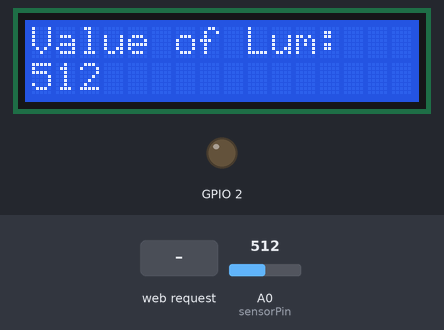
Recording of a sketch running on a simulated ESP8266 (NodeMCU). Parts: 16×2 character LCD, output pins drawn as LEDs (lit = HIGH). The test bench sets the inputs (shaded band); at power-on: A0 (sensorPin) = 512. WiFi joins after 1.5 s; servers stay silent unless stated; uploads are accepted with an empty reply; what the sketch prints to the serial monitor is not drawn.

Above: at 8.4 s.
8.5 s: HTTP request GET /ON received
At 11.0 s:
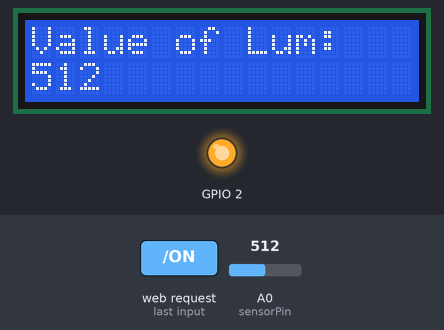
11.6 s: A0 (sensorPin) set to 716
At 13.8 s:
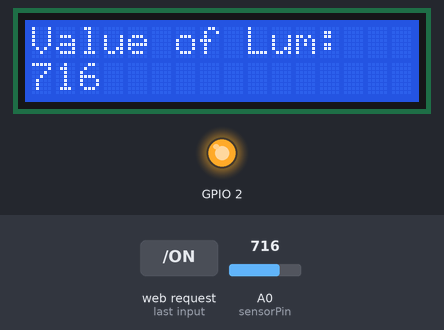
14.3 s: A0 (sensorPin) set to 900
At 18.8 s:
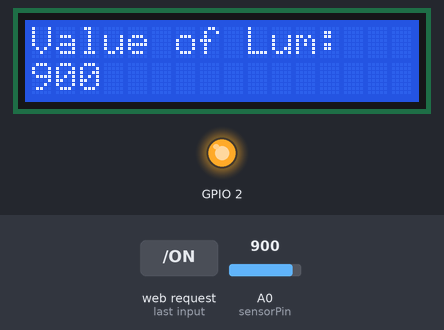
19.3 s: HTTP request GET /OFF received
At 21.5 s:
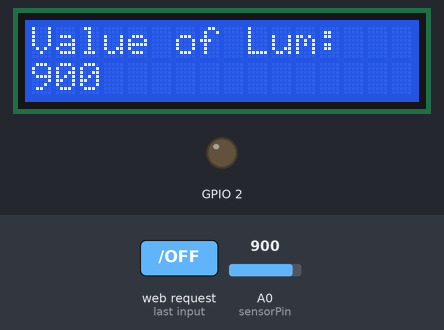
21.8 s: A0 (sensorPin) set to 1023
At 23.9 s:
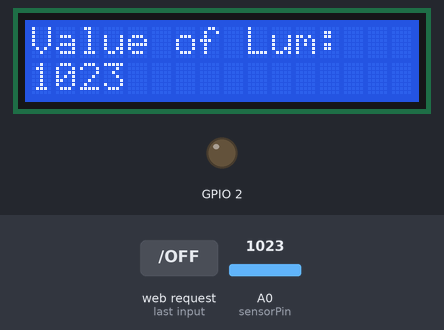
Timing chart, 0 to 25.4 s (numbered marks = the images above; inputs shaded):
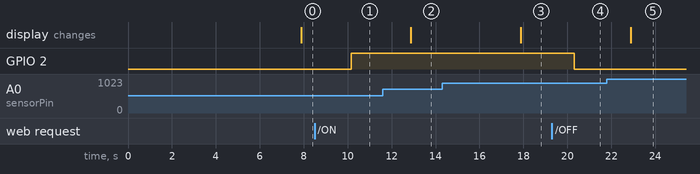

Measured:
- after the input at 8.5 s, GPIO 2: LOW → HIGH after 1.7 s
- after the input at 11.6 s, the display: changes after 1.3 s (image 2)
- after the input at 14.3 s, the display: changes after 3.6 s (image 3)
- after the input at 19.3 s, GPIO 2: HIGH → LOW after 1.0 s
- after the input at 21.8 s, the display: changes after 1.1 s (image 5)

The sketch:

lumin_to_lcd2.ino
```cpp
#include <ESP8266WiFi.h>
#include "Timer.h"

//Modified part
#include <LiquidCrystal_I2C.h>
#include <Wire.h>

LiquidCrystal_I2C lcd(0x27,16,2);  // run ic2_scanner sketch and get the IC2 address, which is 0x3f in my case,it could be 0x3f in many cases
//End of Modified part

///////////////Parameters/////////////////
// WIFI params
const char* ssid = "onem2m";
const char* password = "hackathon";

// CSE params
const char* host = "10.24.35.185";
const int httpPort = 8080;

// AE params
const int aePort   = 80;
const char* origin   = "Cae_device1";
///////////////////////////////////////////

Timer t;

WiFiServer server(aePort);
int sensorPin = A0; // select the input pin for LDR
int sensorValue = 0; // variable to store the value coming from the sensor
int my_variable;
void setup() {

  Serial.begin(115200);
    lcd.init();
  delay(10);

  // Configure pin 5 for LED control
  pinMode(2, OUTPUT);
  digitalWrite(2, 0);

  Serial.println();
  Serial.println();

  // Connect to WIFI network
  Serial.print("Connecting to ");
  Serial.println(ssid);

  WiFi.persistent(false);

  WiFi.begin(ssid, password);

  while (WiFi.status() != WL_CONNECTED) {
    delay(500);
    Serial.print(".");
  }
  Serial.println();
  Serial.println("WiFi connected");
  Serial.println("IP address: ");
  Serial.println(WiFi.localIP());

  // Start HTTP server
  server.begin();
  Serial.println("Server started");

  // Create AE resource
  String resulat = send("/server",2,"{\"m2m:ae\":{\"rn\":\"mydevice1\",\"api\":\"mydevice1.company.com\",\"rr\":\"true\",\"poa\":[\"http://"+WiFi.localIP().toString()+":"+aePort+"\"]}}");

  if(resulat=="HTTP/1.1 201 Created"){
    // Create Container resource
    send("/server/mydevice1",3,"{\"m2m:cnt\":{\"rn\":\"luminosity\"}}");

    // Create ContentInstance resource
    send("/server/mydevice1/luminosity",4,"{\"m2m:cin\":{\"con\":\"0\"}}");

    // Create Container resource
    send("/server/mydevice1",3,"{\"m2m:cnt\":{\"rn\":\"led\"}}");

    // Create ContentInstance resource
    send("/server/mydevice1/led",4,"{\"m2m:cin\":{\"con\":\"OFF\"}}");

    // Create Subscription resource
    send("/server/mydevice1/led",23,"{\"m2m:sub\":{\"rn\":\"led_sub\",\"nu\":[\"Cae_device1\"],\"nct\":1}}");


//Modified: In this part we create the resourses to manage the LCD display

    // Create Container resource
    //send("/server/mydevice1",3,"{\"m2m:cnt\":{\"rn\":\"LCD\"}}");

    // Create ContentInstance resource
    //send("/server/mydevice1/led",4,"{\"m2m:cin\":{\"con\":\"OFF\"}}");

    // Create Subscription resource
    //send("/server/mydevice1/led",23,"{\"m2m:sub\":{\"rn\":\"led_sub\",\"nu\":[\"Cae_device1\"],\"nct\":1}}");


//End modification


  }

  t.every(1000*5, push);
}

// Method in charge of receiving event from the CSE

void loop(){
  t.update();
  // Check if a client is connected
  WiFiClient client = server.available();
  if (!client) {
    return;
  }

// Modified part


//End of modified part


  // Wait until the client sends some data
  Serial.println("new client");
  while(!client.available()){
    delay(1);
  }

  // Read the request
  String req = client.readString();
  Serial.println(req);
  client.flush();

  // Switch the LED state according to the received value
  if (req.indexOf("ON") != -1){
    digitalWrite(2, 1);
  }else if (req.indexOf("OFF") != -1){
    digitalWrite(2, 0);
  }else{
    Serial.println("invalid request");
    client.stop();
    return;
  }

//Pri


  client.flush();

  // Send HTTP response to the client
  String s = "HTTP/1.1 200 OK\r\n";
  client.print(s);
  delay(1);
  Serial.println("Client disonnected");

}


// Method in charge of sending request to the CSE
String send(String url,int ty, String rep) {

  // Connect to the CSE address
  Serial.print("connecting to ");
  Serial.println(host);

  WiFiClient client;

  if (!client.connect(host, httpPort)) {
    Serial.println("connection failed");
    return "error";
  }


  // prepare the HTTP request
  String req = String()+"POST " + url + " HTTP/1.1\r\n" +
               "Host: " + host + "\r\n" +
               "X-M2M-Origin: " + origin + "\r\n" +
               "Content-Type: application/json;ty="+ty+"\r\n" +
               "Content-Length: "+ rep.length()+"\r\n"
               "Connection: close\r\n\n" +
               rep;

  Serial.println(req+"\n");

  // Send the HTTP request
  client.print(req);

  unsigned long timeout = millis();
  while (client.available() == 0) {
    if (millis() - timeout > 5000) {
      Serial.println(">>> Client Timeout !");
      client.stop();
      return "error";
    }
  }

  // Read the HTTP response
  String res="";
  if(client.available()){
    res = client.readStringUntil('\r');
    Serial.print(res);
  }
  while(client.available()){
    String line = client.readStringUntil('\r');
    Serial.print(line);
  }

  Serial.println();
  Serial.println("closing connection");
  Serial.println();


  return res;


}

void push(){
  sensorValue = analogRead(sensorPin);
  Serial.println(sensorValue);

  // set cursor to first line
  lcd.setCursor(0, 0);
  my_variable = 123;
// Print a message to the LCD.
  lcd.backlight();
  lcd.print("Value of Lum:");
  lcd.setCursor(0,1);
  lcd.print(sensorValue);

  String data = String()+"{\"m2m:cin\":{\"con\":\""+sensorValue+"\"}}";
  send("/server/mydevice1/luminosity",4,data);

}
```
